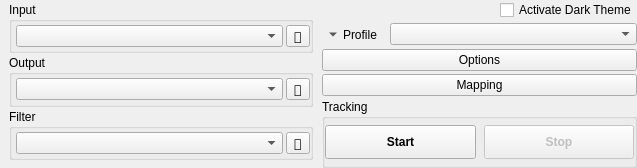
        <widget class="QFrame" name="bottom_controls">
         <property name="sizePolicy">
          <sizepolicy hsizetype="Minimum" vsizetype="Fixed">
           <horstretch>0</horstretch>
           <verstretch>0</verstretch>
          </sizepolicy>
         </property>
         <property name="maximumSize">
          <size>
           <width>16777215</width>
           <height>180</height>
          </size>
         </property>
         <layout class="QGridLayout" name="gridLayout_2">
          <property name="leftMargin">
           <number>6</number>
          </property>
          <property name="topMargin">
           <number>0</number>
          </property>
          <property name="rightMargin">
           <number>0</number>
          </property>
          <property name="bottomMargin">
           <number>0</number>
          </property>
          <property name="spacing">
           <number>6</number>
          </property>
          <item row="0" column="0">
           <widget class="QFrame" name="frame_2">
            <property name="sizePolicy">
             <sizepolicy hsizetype="Maximum" vsizetype="Preferred">
              <horstretch>0</horstretch>
              <verstretch>0</verstretch>
             </sizepolicy>
            </property>
            <property name="minimumSize">
             <size>
              <width>310</width>
              <height>0</height>
             </size>
            </property>
            <property name="frameShape">
             <enum>QFrame::NoFrame</enum>
            </property>
            <property name="frameShadow">
             <enum>QFrame::Raised</enum>
            </property>
            <layout class="QVBoxLayout" name="verticalLayout">
             <property name="spacing">
              <number>2</number>
             </property>
             <property name="leftMargin">
              <number>3</number>
             </property>
             <property name="topMargin">
              <number>2</number>
             </property>
             <property name="rightMargin">
              <number>3</number>
             </property>
             <property name="bottomMargin">
              <number>8</number>
             </property>
             <item>
              <widget class="QGroupBox" name="groupTrackerSource">
               <property name="sizePolicy">
                <sizepolicy hsizetype="Expanding" vsizetype="Preferred">
                 <horstretch>0</horstretch>
                 <verstretch>0</verstretch>
                </sizepolicy>
               </property>
               <property name="title">
                <string>Input</string>
               </property>
               <layout class="QGridLayout" name="gridLayout">
                <property name="leftMargin">
                 <number>4</number>
                </property>
                <property name="topMargin">
                 <number>0</number>
                </property>
                <property name="rightMargin">
                 <number>0</number>
                </property>
                <property name="bottomMargin">
                 <number>0</number>
                </property>
                <property name="horizontalSpacing">
                 <number>3</number>
                </property>
                <property name="verticalSpacing">
                 <number>0</number>
                </property>
                <item row="0" column="0">
                 <widget class="QComboBox" name="iconcomboTrackerSource">
                  <property name="sizePolicy">
                   <sizepolicy hsizetype="Minimum" vsizetype="Maximum">
                    <horstretch>0</horstretch>
                    <verstretch>0</verstretch>
                   </sizepolicy>
                  </property>
                  <property name="focusPolicy">
                   <enum>Qt::TabFocus</enum>
                  </property>
                 </widget>
                </item>
                <item row="0" column="1">
                 <widget class="QToolButton" name="btnShowEngineControls">
                  <property name="enabled">
                   <bool>true</bool>
                  </property>
                  <property name="sizePolicy">
                   <sizepolicy hsizetype="Maximum" vsizetype="Preferred">
                    <horstretch>0</horstretch>
                    <verstretch>0</verstretch>
                   </sizepolicy>
                  </property>
                  <property name="font">
                   <font>
                    <family>DejaVu Sans</family>
                    <stylestrategy>PreferAntialias</stylestrategy>
                    <kerning>false</kerning>
                   </font>
                  </property>
                  <property name="focusPolicy">
                   <enum>Qt::ClickFocus</enum>
                  </property>
                  <property name="text">
                   <string>🔨</string>
                  </property>
                  <property name="flat" stdset="0">
                   <bool>false</bool>
                  </property>
                 </widget>
                </item>
               </layout>
              </widget>
             </item>
             <item>
              <widget class="QGroupBox" name="groupGameProtocol">
               <property name="sizePolicy">
                <sizepolicy hsizetype="Expanding" vsizetype="Preferred">
                 <horstretch>0</horstretch>
                 <verstretch>0</verstretch>
                </sizepolicy>
               </property>
               <property name="title">
                <string>Output</string>
               </property>
               <layout class="QGridLayout" name="gridLayout_4">
                <property name="leftMargin">
                 <number>4</number>
                </property>
                <property name="topMargin">
                 <number>0</number>
                </property>
                <property name="rightMargin">
                 <number>0</number>
                </property>
                <property name="bottomMargin">
                 <number>0</number>
                </property>
                <property name="horizontalSpacing">
                 <number>3</number>
                </property>
                <property name="verticalSpacing">
                 <number>0</number>
                </property>
                <item row="0" column="0">
                 <widget class="QComboBox" name="iconcomboProtocol">
                  <property name="sizePolicy">
                   <sizepolicy hsizetype="Minimum" vsizetype="Maximum">
                    <horstretch>0</horstretch>
                    <verstretch>0</verstretch>
                   </sizepolicy>
                  </property>
                  <property name="focusPolicy">
                   <enum>Qt::TabFocus</enum>
                  </property>
                 </widget>
                </item>
                <item row="0" column="1">
                 <widget class="QToolButton" name="btnShowServerControls">
                  <property name="enabled">
                   <bool>true</bool>
                  </property>
                  <property name="sizePolicy">
                   <sizepolicy hsizetype="Maximum" vsizetype="Preferred">
                    <horstretch>0</horstretch>
                    <verstretch>0</verstretch>
                   </sizepolicy>
                  </property>
                  <property name="font">
                   <font>
                    <family>DejaVu Sans</family>
                    <stylestrategy>PreferAntialias</stylestrategy>
                    <kerning>false</kerning>
                   </font>
                  </property>
                  <property name="focusPolicy">
                   <enum>Qt::ClickFocus</enum>
                  </property>
                  <property name="text">
                   <string>🔨</string>
                  </property>
                  <property name="flat" stdset="0">
                   <bool>false</bool>
                  </property>
                 </widget>
                </item>
               </layout>
              </widget>
             </item>
             <item>
              <widget class="QGroupBox" name="groupFilter">
               <property name="sizePolicy">
                <sizepolicy hsizetype="Expanding" vsizetype="Preferred">
                 <horstretch>0</horstretch>
                 <verstretch>0</verstretch>
                </sizepolicy>
               </property>
               <property name="title">
                <string>Filter</string>
               </property>
               <layout class="QGridLayout" name="gridLayout_3">
                <property name="leftMargin">
                 <number>4</number>
                </property>
                <property name="topMargin">
                 <number>0</number>
                </property>
                <property name="rightMargin">
                 <number>0</number>
                </property>
                <property name="bottomMargin">
                 <number>0</number>
                </property>
                <property name="horizontalSpacing">
                 <number>3</number>
                </property>
                <property name="verticalSpacing">
                 <number>0</number>
                </property>
                <item row="0" column="0">
                 <widget class="QComboBox" name="iconcomboFilter">
                  <property name="sizePolicy">
                   <sizepolicy hsizetype="Minimum" vsizetype="Maximum">
                    <horstretch>0</horstretch>
                    <verstretch>0</verstretch>
                   </sizepolicy>
                  </property>
                  <property name="focusPolicy">
                   <enum>Qt::TabFocus</enum>
                  </property>
                 </widget>
                </item>
                <item row="0" column="1">
                 <widget class="QToolButton" name="btnShowFilterControls">
                  <property name="enabled">
                   <bool>true</bool>
                  </property>
                  <property name="sizePolicy">
                   <sizepolicy hsizetype="Maximum" vsizetype="Preferred">
                    <horstretch>0</horstretch>
                    <verstretch>0</verstretch>
                   </sizepolicy>
                  </property>
                  <property name="font">
                   <font>
                    <family>DejaVu Sans</family>
                    <stylestrategy>PreferAntialias</stylestrategy>
                    <kerning>false</kerning>
                   </font>
                  </property>
                  <property name="focusPolicy">
                   <enum>Qt::ClickFocus</enum>
                  </property>
                  <property name="text">
                   <string>🔨</string>
                  </property>
                  <property name="flat" stdset="0">
                   <bool>false</bool>
                  </property>
                 </widget>
                </item>
               </layout>
              </widget>
             </item>
            </layout>
           </widget>
          </item>
          <item row="0" column="1">
           <widget class="QFrame" name="groupWindows">
            <property name="sizePolicy">
             <sizepolicy hsizetype="Fixed" vsizetype="Preferred">
              <horstretch>4</horstretch>
              <verstretch>0</verstretch>
             </sizepolicy>
            </property>
            <property name="minimumSize">
             <size>
              <width>315</width>
              <height>0</height>
             </size>
            </property>
            <property name="lineWidth">
             <number>0</number>
            </property>
            <layout class="QVBoxLayout" name="verticalLayout_3">
             <property name="spacing">
              <number>3</number>
             </property>
             <property name="leftMargin">
              <number>0</number>
             </property>
             <property name="topMargin">
              <number>0</number>
             </property>
             <property name="rightMargin">
              <number>0</number>
             </property>
             <property name="bottomMargin">
              <number>0</number>
             </property>
             <item alignment="Qt::AlignRight">
              <widget class="QCheckBox" name="chkBoxDarkTheme">
               <property name="text">
                <string>Activate Dark Theme</string>
               </property>
              </widget>
             </item>
             <item>
              <widget class="QFrame" name="groupProfile">
               <property name="sizePolicy">
                <sizepolicy hsizetype="Expanding" vsizetype="Maximum">
                 <horstretch>0</horstretch>
                 <verstretch>0</verstretch>
                </sizepolicy>
               </property>
               <layout class="QHBoxLayout" name="horizontalLayout">
                <property name="spacing">
                 <number>0</number>
                </property>
                <property name="leftMargin">
                 <number>0</number>
                </property>
                <property name="topMargin">
                 <number>0</number>
                </property>
                <property name="rightMargin">
                 <number>0</number>
                </property>
                <property name="bottomMargin">
                 <number>0</number>
                </property>
                <item>
                 <widget class="QToolButton" name="profile_button">
                  <property name="enabled">
                   <bool>true</bool>
                  </property>
                  <property name="sizePolicy">
                   <sizepolicy hsizetype="Maximum" vsizetype="Maximum">
                    <horstretch>0</horstretch>
                    <verstretch>0</verstretch>
                   </sizepolicy>
                  </property>
                  <property name="focusPolicy">
                   <enum>Qt::StrongFocus</enum>
                  </property>
                  <property name="text">
                   <string>Profile</string>
                  </property>
                  <property name="popupMode">
                   <enum>QToolButton::InstantPopup</enum>
                  </property>
                  <property name="toolButtonStyle">
                   <enum>Qt::ToolButtonTextBesideIcon</enum>
                  </property>
                  <property name="autoRaise">
                   <bool>true</bool>
                  </property>
                  <property name="arrowType">
                   <enum>Qt::DownArrow</enum>
                  </property>
                 </widget>
                </item>
                <item>
                 <widget class="QComboBox" name="iconcomboProfile">
                  <property name="sizePolicy">
                   <sizepolicy hsizetype="Minimum" vsizetype="Maximum">
                    <horstretch>0</horstretch>
                    <verstretch>0</verstretch>
                   </sizepolicy>
                  </property>
                  <property name="minimumSize">
                   <size>
                    <width>245</width>
                    <height>0</height>
                   </size>
                  </property>
                  <property name="focusPolicy">
                   <enum>Qt::StrongFocus</enum>
                  </property>
                  <property name="maxVisibleItems">
                   <number>20</number>
                  </property>
                  <property name="sizeAdjustPolicy">
                   <enum>QComboBox::AdjustToMinimumContentsLength</enum>
                  </property>
                 </widget>
                </item>
               </layout>
              </widget>
             </item>
             <item>
              <widget class="QPushButton" name="btnShortcuts">
               <property name="sizePolicy">
                <sizepolicy hsizetype="Expanding" vsizetype="Maximum">
                 <horstretch>0</horstretch>
                 <verstretch>0</verstretch>
                </sizepolicy>
               </property>
               <property name="text">
                <string>Options</string>
               </property>
               <property name="icon">
                <iconset resource="../gui/opentrack-res.qrc">
                 <normaloff>:/images/tools.png</normaloff>:/images/tools.png</iconset>
               </property>
               <property name="iconSize">
                <size>
                 <width>80</width>
                 <height>24</height>
                </size>
               </property>
              </widget>
             </item>
             <item>
              <widget class="QPushButton" name="btnEditCurves">
               <property name="sizePolicy">
                <sizepolicy hsizetype="Expanding" vsizetype="Maximum">
                 <horstretch>0</horstretch>
                 <verstretch>0</verstretch>
                </sizepolicy>
               </property>
               <property name="text">
                <string>Mapping</string>
               </property>
               <property name="icon">
                <iconset resource="../gui/opentrack-res.qrc">
                 <normaloff>:/images/curves.png</normaloff>:/images/curves.png</iconset>
               </property>
               <property name="iconSize">
                <size>
                 <width>80</width>
                 <height>24</height>
                </size>
               </property>
              </widget>
             </item>
             <item>
              <widget class="QGroupBox" name="groupStartStop">
               <property name="sizePolicy">
                <sizepolicy hsizetype="MinimumExpanding" vsizetype="Maximum">
                 <horstretch>4</horstretch>
                 <verstretch>0</verstretch>
                </sizepolicy>
               </property>
               <property name="minimumSize">
                <size>
                 <width>0</width>
                 <height>0</height>
                </size>
               </property>
               <property name="title">
                <string>Tracking</string>
               </property>
               <property name="flat">
                <bool>true</bool>
               </property>
               <layout class="QHBoxLayout" name="horizontalLayout_4">
                <property name="spacing">
                 <number>8</number>
                </property>
                <property name="leftMargin">
                 <number>0</number>
                </property>
                <property name="topMargin">
                 <number>6</number>
                </property>
                <property name="rightMargin">
                 <number>0</number>
                </property>
                <property name="bottomMargin">
                 <number>6</number>
                </property>
                <item>
                 <widget class="QToolButton" name="btnStartTracker">
                  <property name="sizePolicy">
                   <sizepolicy hsizetype="Minimum" vsizetype="Fixed">
                    <horstretch>0</horstretch>
                    <verstretch>0</verstretch>
                   </sizepolicy>
                  </property>
                  <property name="minimumSize">
                   <size>
                    <width>0</width>
                    <height>34</height>
                   </size>
                  </property>
                  <property name="font">
                   <font>
                    <weight>75</weight>
                    <bold>true</bold>
                   </font>
                  </property>
                  <property name="text">
                   <string>Start</string>
                  </property>
                 </widget>
                </item>
                <item>
                 <widget class="QToolButton" name="btnStopTracker">
                  <property name="enabled">
                   <bool>false</bool>
                  </property>
                  <property name="sizePolicy">
                   <sizepolicy hsizetype="Minimum" vsizetype="Fixed">
                    <horstretch>0</horstretch>
                    <verstretch>0</verstretch>
                   </sizepolicy>
                  </property>
                  <property name="minimumSize">
                   <size>
                    <width>0</width>
                    <height>34</height>
                   </size>
                  </property>
                  <property name="font">
                   <font>
                    <weight>75</weight>
                    <bold>true</bold>
                   </font>
                  </property>
                  <property name="text">
                   <string>Stop</string>
                  </property>
                 </widget>
                </item>
               </layout>
              </widget>
             </item>
            </layout>
            <zorder>chkBoxDarkTheme</zorder>
            <zorder>btnShortcuts</zorder>
            <zorder>btnEditCurves</zorder>
            <zorder>groupStartStop</zorder>
            <zorder>groupProfile</zorder>
           </widget>
          </item>
         </layout>
        </widget>
